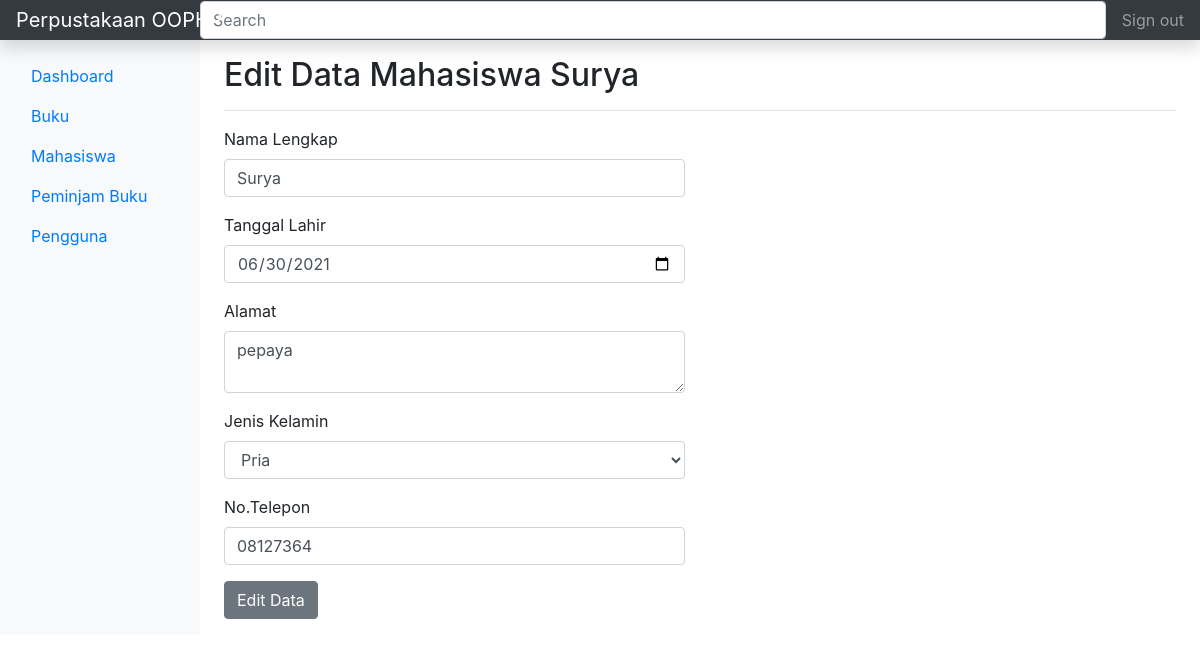
/page/theme-backend.php?page=anggota&act=edit&id=7 (signed in), run on an earlier commit of the app's database.
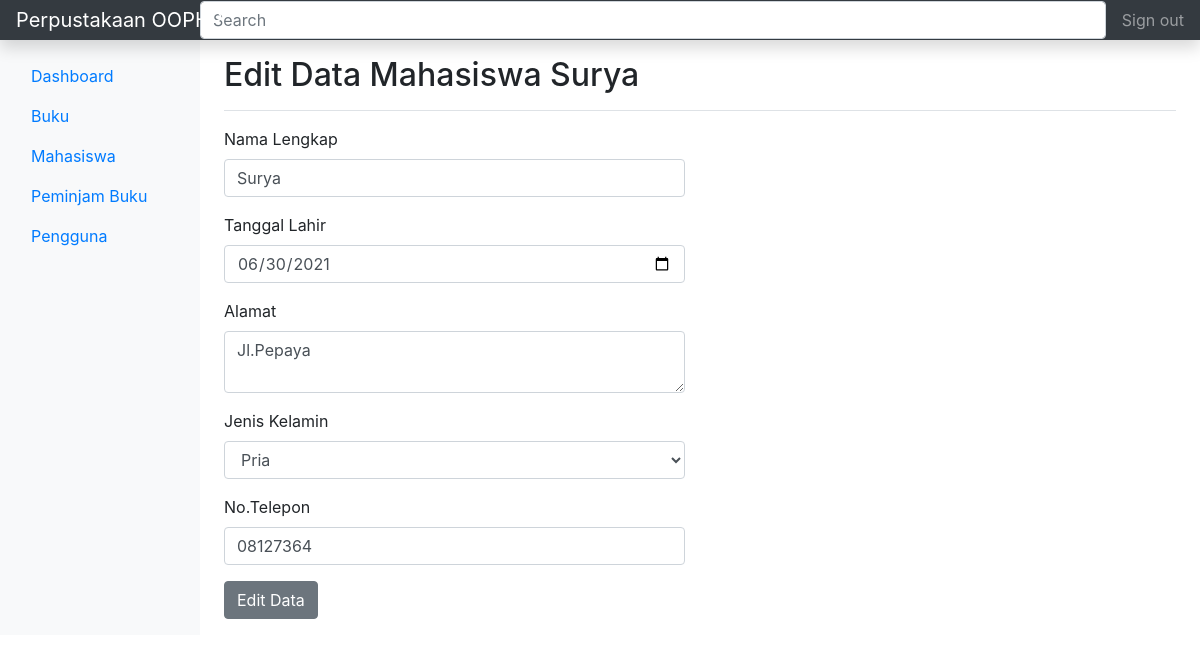
And on a later commit of the database.
### tables this page shows
CREATE TABLE `anggota` (
  `id_anggota` int(11) NOT NULL,
  `id_user` int(11) DEFAULT NULL,
  `tgl_lahir` date DEFAULT NULL,
  `alamat` text DEFAULT NULL,
  `jk` varchar(1) DEFAULT NULL,
  `no_hp` char(20) DEFAULT NULL
);

CREATE TABLE `user` (
  `id_user` int(11) NOT NULL,
  `nama` varchar(255) NOT NULL,
  `username` varchar(255) NOT NULL,
  `password` varchar(255) NOT NULL,
  `level` int(1) NOT NULL
);

### config/database.php (called while the page is built, shortened)
<?php
class Database{
   public $host = "localhost";
   public $username = "root";
   public $password = "";
   public $database = "app_perpustakaan_oop";
   function __construct(){
      $this->koneksi = new mysqli($this->host, $this->username, $this->password,$this->database);
   }
}

### config/anggota.php (called while the page is built, shortened)
<?php
require 'database.php';
class Anggota extends Database
{
   function getByIdMember($id_anggota)
   {
      $query = mysqli_query($this->koneksi,"SELECT * FROM anggota INNER JOIN user ON anggota.id_user = user.id_user WHERE id_anggota = '$id_anggota'");
      return $query->fetch_assoc();
   }
}

### page/backend/anggota/edit-anggota.php (the view, shortened to what this page needs)
<?php
require '../config/anggota.php';
$db = new Anggota();
$id_anggota = $_GET['id'];
if(!is_null($id_anggota))
{
   $anggota = $db->getByIdMember($id_anggota);
}
else
{
   echo "<script>alert('Id tidak ditemukan, periksa kembali.');window.location='?page=anggota';</script>";
}
?>
<div class="d-flex justify-content-between flex-wrap flex-md-nowrap align-items-center pt-3 pb-2 mb-3 border-bottom">
<h1 class="h2">Edit Data Mahasiswa <?= $anggota['nama'] ?></h1>
</div>
<form action="" method="post">
   <div class="row">
      <div class="col-md-6">
         <div class="form-group">
            <label for="nama">Nama Lengkap</label>
            <input type="text" name="nama" id="nama" class="form-control" required autofocus="on" value="<?= $anggota['nama'] ?>">
         </div>
         <div class="form-group">
            <label for="tgl_lahir">Tanggal Lahir</label>
            <input type="date" name="tgl_lahir" id="tgl_lahir" class="form-control" required value="<?= $anggota['tgl_lahir'] ?>">
         </div>
         <div class="form-group">
            <label for="alamat">Alamat</label>
            <textarea name="alamat" id="alamat" class="form-control"><?= $anggota['alamat'] ?></textarea>
         </div>
         <div class="form-group">
            <label for="jk">Jenis Kelamin</label>
            <select name="jk" id="jk" class="form-control">
               <option value="L" <?= ($anggota['jk'] === 'L' ? 'selected' : '') ?>>Pria</option>
            </select>
         </div>
         <div class="form-group">
            <label for="no_hp">No.Telepon</label>
            <input type="number" name="no_hp" id="no_hp" class="form-control" required value="<?= $anggota['no_hp'] ?>">
         </div>
         <div class="form-group">
            <button type="submit" name="edit" class="btn btn-secondary">Edit Data</button>
         </div>
      </div>
   </div>
</form>

What changed in the data, as far as the page shows it:
changed anggota "Pria": alamat "pepaya" → "Jl.Pepaya"
